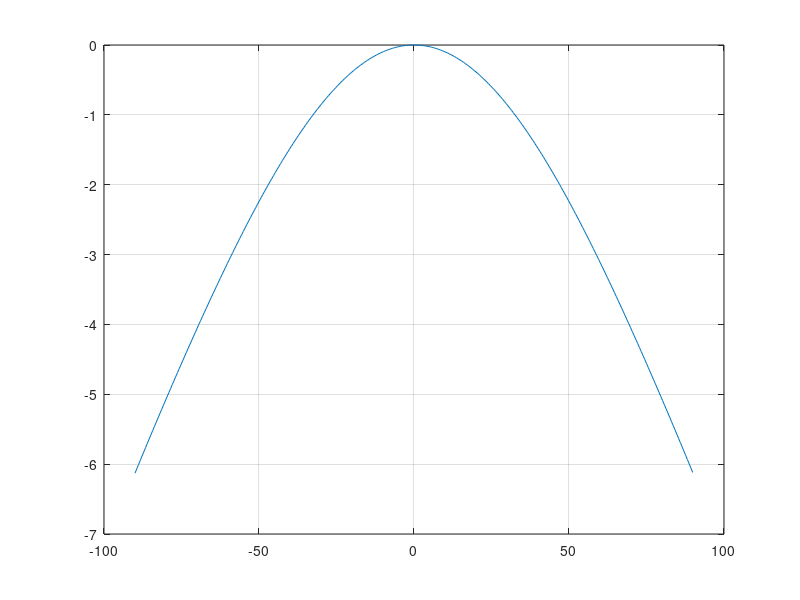

This chart was generated by the following MATLAB code:
    a=22.9e-3;
    b=10.1e-3;
    freq = 9.32e9;
    
    close all;
    c0=299792458;  % Speed of light in vacuum [m/s]
    mu0 = 4.0e-7 * pi;
	ep0 = 1.0 / (mu0*c0*c0);
    er_air = 1.000649;
    
    gamma = 7.514953613281250E-002 + 0.290298461914062i;
    lambda = c0/freq/sqrt(er_air);
    kay = 2*pi/lambda;
    
    Power_input = 10; %[W]
	%Calculation of Magnitude of TE10 mode : Eo
    beta_k = sqrt(1-(lambda/(2*a))^2);
    Eo = Power_input*4.0*sqrt(mu0/ep0/er_air);
    Eo = Eo / (a*b*(1.0-(abs(gamma)^2.0))*beta_k);
    Eo = sqrt(Eo);
    
    beta_k = sqrt(1.0 - (lambda/(2.0*a))^2);

	A_phi = -i*kay^2*a*b*Eo/8.0;

	gamma=0;
   
    theta = -pi/2:0.01:pi/2;
	com = 1.0 + beta_k*cos(theta) + gamma*(1.0 - beta_k*cos(theta));
	com = com / (1.0 + beta_k + gamma*(1.0 - beta_k));
	if ( abs(theta) > 0.0001)
	   com = com .* sin(kay*b.*sin(theta)/2.0)./(kay*b.*sin(theta)/2.0);
    end;

	E_theta_1 = 1.0 + beta_k + gamma*(1.0 - beta_k);	%eq (9)
	E_theta_1 = E_theta_1*(2.0/pi)^2.0;
	E_theta_1 = E_theta_1*A_phi*com;

	E_theta_2 = A_phi*com;
    
    plot(theta*180/pi,20*log10(abs(E_theta_2)/max(abs(E_theta_2))));
    grid on;
